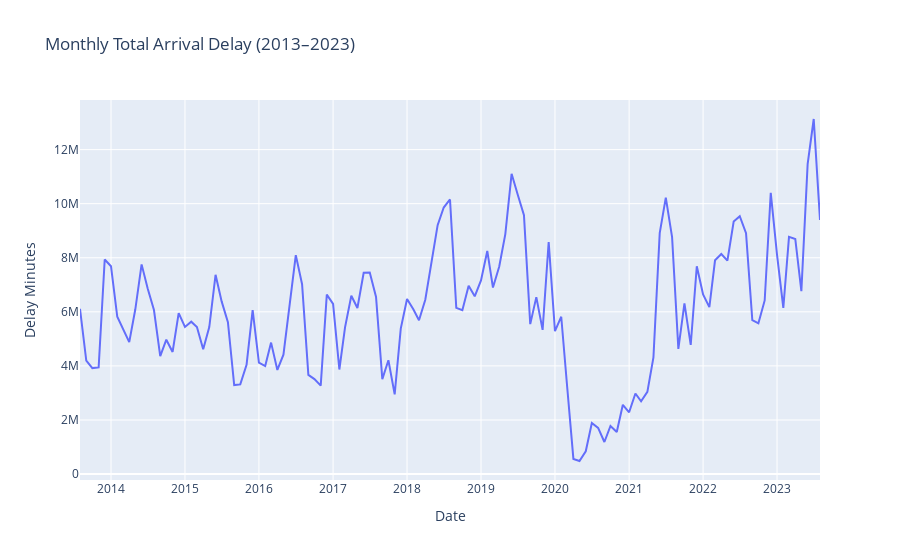

The notebook cell saved with this chart:
### Markdown cell above
## Seasonal Patterns - how does weather contribute to delays seasonally?

### Code cell
df["day"] = 1
df["date"] = pd.to_datetime(df[["year", "month", "day"]])

monthly_delay = df.groupby("date")["arr_delay"].sum().reset_index()

fig = px.line(
    monthly_delay,
    x="date",
    y="arr_delay",
    title="Monthly Total Arrival Delay (2013–2023)",
    labels={"arr_delay": "Delay Minutes", "date": "Date"}
)

fig.show()
